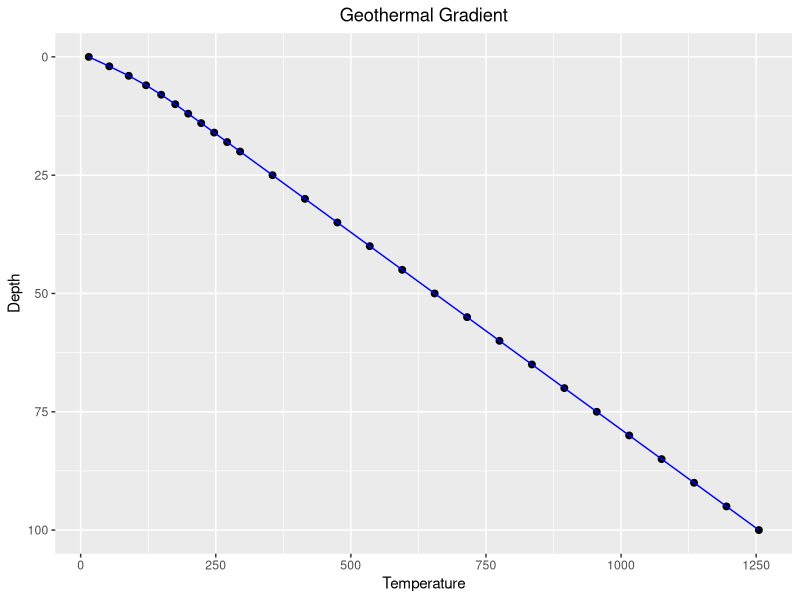

This chart was generated by the following R code:
library(ggplot2)

setwd("C:/Users/clali/OneDrive/Desktop/EOS_CLASS/Lab 4")
metamorphic.cs<-read.csv('geothermal.csv')

geothermal.csv<-read.csv('geothermal.csv')
ggplot(data= geothermal.csv, mapping=aes(x = Temp, y = Depth))+
  theme(plot.title = element_text(hjust=0.5)) +
  geom_point(size=2)+
  geom_line(color="blue")+
  xlab('Temperature')+ 
  ylab ('Depth')+ 
  ggtitle ('Geothermal Gradient')+ 
  labs(color= 'Color')+
  scale_y_reverse()
